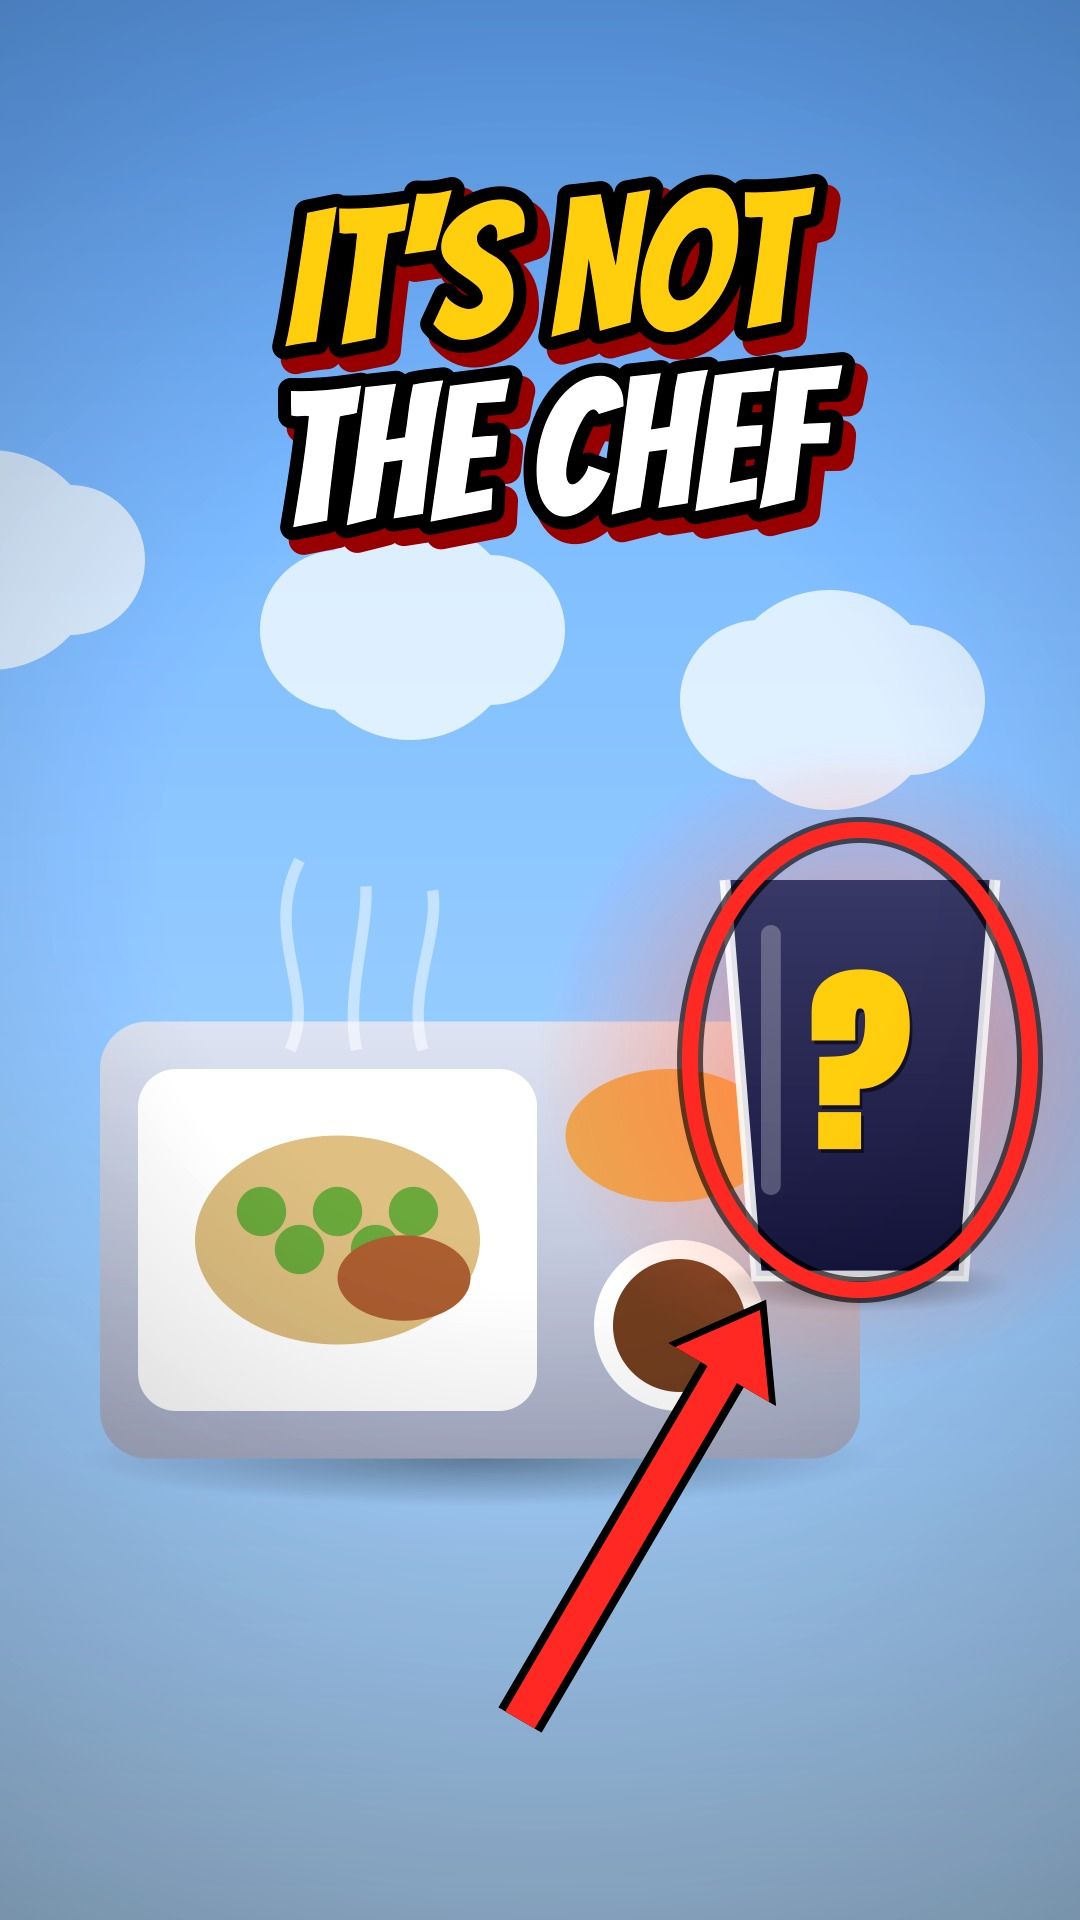

The script that saved this image:
"""Miniatura: Why airplane food tastes so bland (youtube.com/shorts/rThYV9s7zHA).
No desvela la causa (aire seco/ruido) ni la bebida (zumo de tomate): bandeja de avión + vaso misterioso."""
from escenas_comida_avion_en import *  # noqa


def MINIATURA(ctx):
    T = 0.9
    ctx.save()
    camera(ctx, 1.0, W / 2, 960)
    bg_sky(ctx, T)
    for k in range(3):
        x = k * 420 - 80
        for dx, rr in ((0, 80), (70, 110), (150, 75)):
            circle(ctx, x + dx, 560 + k * 70, rr)
        fill(ctx, WHITE, 0.7)
    tray(ctx, W / 2 - 60, 1240, 0.95, T, steam=1.0)
    glass(ctx, 860, 1060, 0.9, mystery=True, glow=1.0, T=T)
    ctx.restore()
    thumb_vignette(ctx, 0.45)
    thumb_text(ctx, ["IT'S NOT", ("THE CHEF", WHITE)], y=270, size=190)
    thumb_circle(ctx, 860, 1060, 170, 230)
    thumb_arrow(ctx, 520, 1720, 760, 1310)
